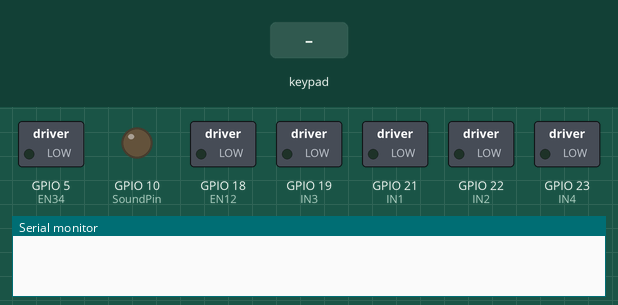
Recording of a sketch running on a simulated ESP32. On the bench: switched loads named in the sketch (green lamp = pin HIGH), output pins drawn as LEDs (lit = HIGH), the last lines printed to the serial monitor. Inputs (shaded band) come from the test bench.

Above: at 1.2 s.
1.3 s: key 'P' pressed
At 1.47 s:
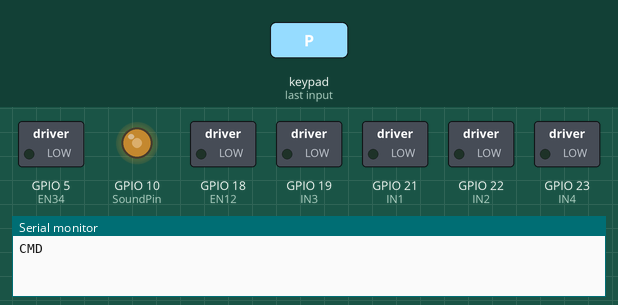
3.0 s: keypad keys 2 5 2 6 3 2 3 3 pressed 0.4 s apart
At 4.7 s:
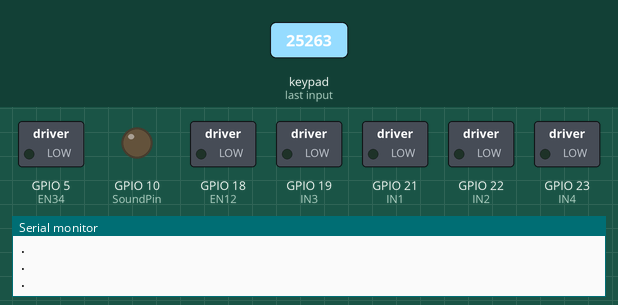
7.7 s: key 'G' pressed
At 9.7 s:
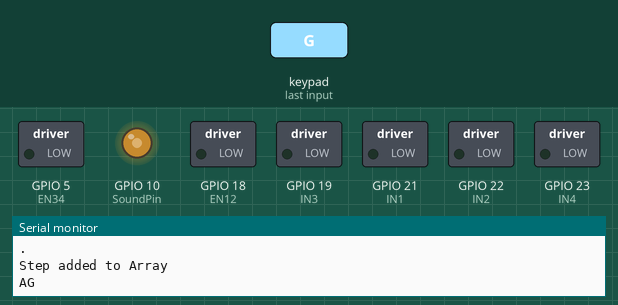
Timing chart, 0 to 11.6 s (numbered marks = the images above; inputs shaded):
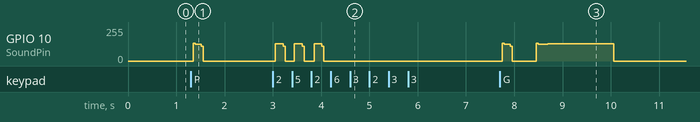

Measured:
- after the input at 1.3 s, GPIO 10 (SoundPin): 0/255 → 124/255 after 0.05 s, → 0/255 0.16 s later
- after the input at 3.0 s, GPIO 10 (SoundPin): 0/255 → 128/255 after 0.05 s, then repeats every 0.39 s: 110/255 0.04 s, 0/255 0.19 s, 128/255 0.16 s, until it stays 0/255 from 4.1 s
- after the input at 7.7 s, GPIO 10 (SoundPin): 0/255 → 124/255 after 0.05 s, → 0/255 0.16 s later, → 124/255 0.54 s later, → 130/255 0.24 s later, … (5 changes in this stretch)

The sketch:

ESP32_ESPTrakFinal001.ino
```cpp
#include "Motor.h"  // Motor-Klasse einbinden
#include "Keypad.h" // Keypad-Klasse einbinden
#define ROWS 4      // Anzahl der Keypad-Reihen
#define COLS 4      // Anzahl der Keypad-Spalten
#define SoundPin 10 // Piezo-Buzzer
#define STEPS 10    // Anzahl der möglichen Aktionen
#define FAHRAUER 700 // Fahrdauer der Aktion
#define FAHRGESCHWINDIGKEIT 180 // Fahrgeschwindigkeit
#define DREHDAUER 8 // Drehdauer der Aktion
#define DREHGESCHWINDIGKEIT 180 // Drehgeschwindigkeit

Motor meinMotor; // Objekt-Erstellung

char keys[ROWS][COLS] =
{
  {'0', '1', '2', '3'},
  {'4', '5', '6', '7'},
  {'8', '9', 'G', 'P'},
  {'U', 'D', 'L', 'R'}
};

byte rowPins[] = {25, 26, 32, 33}; // Row1, Row2, Row3, Row4
byte colPins[] = {27, 14, 12, 13}; // Col1, Col2, Col3, Col4
int tones[] = {1915, 1700, 1519, 1432, 1275, 1136, 1014, 956};
byte ToneCMD = 0, ToneDigit = 3;
byte mode, digCount;       // Neede for storing mode and Key-Press count
String actionValue;        // Stores the action-value
String actionStep[STEPS];  // Array for storing actions
int stepCounter;           // Couns action-steps
byte keyValue;             // Stored the keyValue

Keypad myKeypad = Keypad(makeKeymap(keys), rowPins, colPins, ROWS, COLS);

void setup() {
  Serial.begin(9600);
  pinMode(SoundPin, OUTPUT);
  clearActionSteps(STEPS);
}

void loop() {
  char keyPressed = myKeypad.getKey();
  if (keyPressed != NO_KEY) {
    if (keyPressed == 'G') {
      if ((mode == 1) && (actionValue.length() > 2) && (stepCounter < STEPS)) {
        Serial.println("Step added to Array");
        actionStep[stepCounter] = actionValue; // Füge Schritt zu actionStep-Array hinzu
        digCount = 0;
        actionValue = "A";
        actionValue += keyPressed;
        makeSound(tones[ToneCMD], 200);
        Serial.println(actionValue);
        delay(500);
        playMelody();
        action();
      }
    }
    if ((keyPressed == 'L') || (keyPressed == 'R') ||
        (keyPressed == 'U') || (keyPressed == 'D') ||
        (keyPressed == 'P')) {
      Serial.println("CMD");
      if (mode == 0) {
        actionValue += keyPressed;
        mode = 1;
        makeSound(tones[ToneCMD], 200);
        Serial.println("ActionValue1: " + actionValue);
      }

      if ((mode == 1) && (actionValue.length() > 2) && (stepCounter < STEPS)) {
        Serial.println("Schritt zum Array hinzugefuegt");
        actionStep[stepCounter++] = actionValue; // Füge Schritt zu actionStep-Array hinzu
        digCount = 0;
        actionValue = "A";
        actionValue += keyPressed;
        makeSound(tones[ToneCMD], 200);
        Serial.println(actionValue);
      }
    } else if ((mode == 1) && (digCount < 3)) {
      if ((keyPressed == '0') || (keyPressed == '1') ||
          (keyPressed == '2') || (keyPressed == '3') ||
          (keyPressed == '4') || (keyPressed == '5') ||
          (keyPressed == '6') || (keyPressed == '7') ||
          (keyPressed == '8') || (keyPressed == '9')) {
        Serial.println("Nummer");
        actionValue += keyPressed;
        digCount++; // Increase Digit-Count
        makeSound(tones[ToneDigit], 200);
      }
      Serial.println("ActionValue3: " + actionValue);
    }
    printSteps();
  }
}

void BotMove(String botDirection, int botDuration) {
  Serial.println(botDuration);
  if(botDirection == "U") { // Vorwärts fahren
    meinMotor.move(FORWARD, botDuration * FAHRAUER, FAHRGESCHWINDIGKEIT);
  }
  if(botDirection == "D") { // Rückwärts fahren
    meinMotor.move(BACKWARD, botDuration * FAHRAUER, FAHRGESCHWINDIGKEIT);
  }
  if(botDirection == "R") { // Rechts drehen
    meinMotor.move(RIGHT, botDuration * DREHDAUER, DREHGESCHWINDIGKEIT);
  }
  if(botDirection == "L") { // Links drehen
    meinMotor.move(LEFT, botDuration * DREHDAUER, DREHGESCHWINDIGKEIT);
  }
  if(botDirection == "P") { // Pause
    delay(1000 * botDuration);
  }
  delay(300); // Kurze Pause
}

void makeSound(int t, int d) {
  for (long i = 0; i < d * 1000L; i += t * 2) {
    digitalWrite(SoundPin, HIGH);
    delayMicroseconds(t);
    digitalWrite(SoundPin, LOW);
    delayMicroseconds(t);
  }
}

void playMelody(void) {
  makeSound(tones[0], 200);
  makeSound(tones[1], 200);
  makeSound(tones[2], 200);
  makeSound(tones[3], 200);
  makeSound(tones[1], 400);
  makeSound(tones[1], 400);
}

void clearActionSteps(int steps) {
  mode = 0;
  digCount = 0;
  stepCounter = 0;
  actionValue = "A";
  for (int i = 0; i < steps; i++)
    actionStep[i] = "."; // Leerer Schritt
}

void printSteps(void) {
  Serial.println("=============");
  for (int i = 0; i < STEPS; i++) {
    Serial.println(actionStep[i]);
  }
}

void action(void) {
  Serial.println("Action");
  printSteps();
  String action;
  int actionValue;
  for (int i = 0; i < STEPS; i++) {
    if (actionStep[i] != ".") {
      action = actionStep[i].substring(1, 2);
      actionValue = actionStep[i].substring(2).toInt();
      BotMove(action, actionValue);
    }
  }
  playMelody();             // Spiele Melodie
  clearActionSteps(STEPS);  // Lösche alle Schritte
}
```

Motor.cpp
```cpp
#include "Motor.h"

// Konstruktor
Motor::Motor() {
  pinMode(IN1, OUTPUT); pinMode(IN2, OUTPUT);
  pinMode(IN3, OUTPUT); pinMode(IN4, OUTPUT);
  pinMode(EN12, OUTPUT); pinMode(EN34, OUTPUT);
  digitalWrite(EN12, HIGH); digitalWrite(EN34, HIGH);
  ledcSetup(PWMChannelM1, PWMFrequency, PWMResolution);
  ledcAttachPin(EN12, PWMChannelM1);
  ledcSetup(PWMChannelM1, PWMFrequency, PWMResolution);
  ledcAttachPin(EN34, PWMChannelM2);
}

void Motor::move(byte dir, int duration, int speed) {
  ledcWrite(PWMChannelM1, speed);
  ledcWrite(PWMChannelM2, speed);
  switch (dir) {
    case 1: control(HIGH, LOW, HIGH, LOW); break; // Vorwärts
    case 2: control(LOW, HIGH, LOW, HIGH); break; // Rückwärts
    case 3: control(HIGH, LOW, LOW, HIGH); break; // Rechts
    case 4: control(LOW, HIGH, HIGH, LOW); break; // Links
  }
  delay(duration); // Dauer der Aktion
  control(LOW, LOW, LOW, LOW); // Alles Stop
}

void Motor::control(bool in1, bool in2, bool in3, bool in4) {
  digitalWrite(IN1, in1); digitalWrite(IN2, in2); // Motor 1
  digitalWrite(IN3, in3); digitalWrite(IN4, in4); // Motor 2
}
```

Motor.h
```cpp
#ifndef Moror_h
#define Motor_h
#include <Arduino.h>

#define FORWARD  1 // Parameter für Vorwärtsfahrt
#define BACKWARD 2 // Parameter für Rückwärtsfahrt
#define LEFT     3 // Parameter für Linksdrehung
#define RIGHT    4 // Parameter für Rechtsdrehung
#define IN1  21 // Motor 1 - Antrieb
#define IN2  22 // Motor 1 - Antrieb
#define EN12 18 // Motor 1 - Enable
#define IN3  19 // Motor 2 - Antrieb
#define IN4  23 // Motor 2 - Antrieb
#define EN34  5 // Motor 2 - Enable
#define PWMFrequency 5000 // PWM-Frequenz
#define PWMChannelM1    1 // Genutzter PWM-Kanal Motor 1
#define PWMChannelM2    2 // Genutzter PWM-Kanal Motor 2
#define PWMResolution   8 // 8-Bit PWM-Auflösung

class Motor {
  public:
    Motor(); // Standard-Konstruktor
    void move(byte, int, int); // Bewegen-Methode
  private:
    void control(bool, bool, bool, bool); // Steuer-Methode
};
#endif
```
